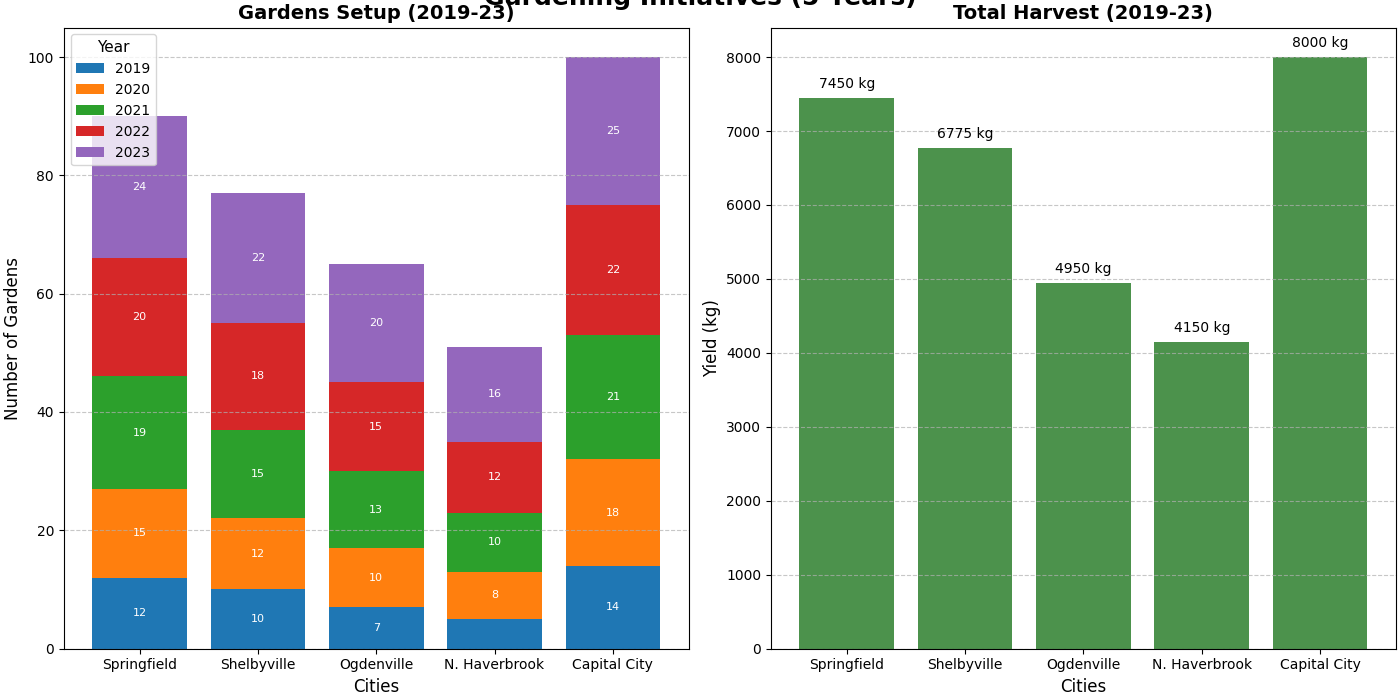

This figure's Python source:
import matplotlib.pyplot as plt
import numpy as np

# Define cities and years
cities = ['Springfield', 'Shelbyville', 'Ogdenville', 'N. Haverbrook', 'Capital City']
years = ['2019', '2020', '2021', '2022', '2023']

# Data: Number of gardens set up each year in each city
gardens_setup = np.array([
    [12, 15, 19, 20, 24],
    [10, 12, 15, 18, 22],
    [7, 10, 13, 15, 20],
    [5, 8, 10, 12, 16],
    [14, 18, 21, 22, 25]
])

# Data: Harvest yield in kilograms for each city each year
harvest_yield = np.array([
    [1200, 1350, 1500, 1600, 1800],
    [1100, 1225, 1375, 1475, 1600],
    [700, 900, 1000, 1100, 1250],
    [500, 750, 850, 950, 1100],
    [1400, 1500, 1600, 1700, 1800]
])

# Aggregate data for the second subplot
total_harvest_yield = harvest_yield.sum(axis=1)

fig, (ax1, ax2) = plt.subplots(1, 2, figsize=(14, 7), constrained_layout=True)

# Subplot 1: Stacked bar chart for gardens setup
bottoms = np.zeros(len(cities))
for i, year in enumerate(years):
    bars = ax1.bar(cities, gardens_setup[:, i], bottom=bottoms, label=year)
    bottoms += gardens_setup[:, i]
    
    for bar in bars:
        height = bar.get_height()
        if height > 5: 
            ax1.annotate(f'{int(height)}', 
                         xy=(bar.get_x() + bar.get_width() / 2, bar.get_y() + height / 2),
                         xytext=(0, 0), textcoords="offset points",
                         ha='center', va='center', fontsize=8, color='white')

ax1.set_title("Gardens Setup (2019-23)", fontsize=14, fontweight='bold')
ax1.set_xlabel("Cities", fontsize=12)
ax1.set_ylabel("Number of Gardens", fontsize=12)
ax1.yaxis.grid(True, linestyle='--', alpha=0.7)
ax1.legend(title="Year", title_fontsize='11', fontsize='10', loc='upper left')

# Subplot 2: Bar chart for total harvest yield
bars = ax2.bar(cities, total_harvest_yield, color='darkgreen', alpha=0.7)

for bar, yield_amount in zip(bars, total_harvest_yield):
    ax2.annotate(f'{yield_amount} kg', 
                 xy=(bar.get_x() + bar.get_width() / 2, bar.get_height()),
                 xytext=(0, 5), textcoords="offset points",
                 ha='center', va='bottom', fontsize=10, color='black')

ax2.set_title("Total Harvest (2019-23)", fontsize=14, fontweight='bold')
ax2.set_xlabel("Cities", fontsize=12)
ax2.set_ylabel("Yield (kg)", fontsize=12)
ax2.yaxis.grid(True, linestyle='--', alpha=0.7)

fig.suptitle("Gardening Initiatives (5 Years)", fontsize=18, fontweight='bold', y=1.02)
plt.show()
